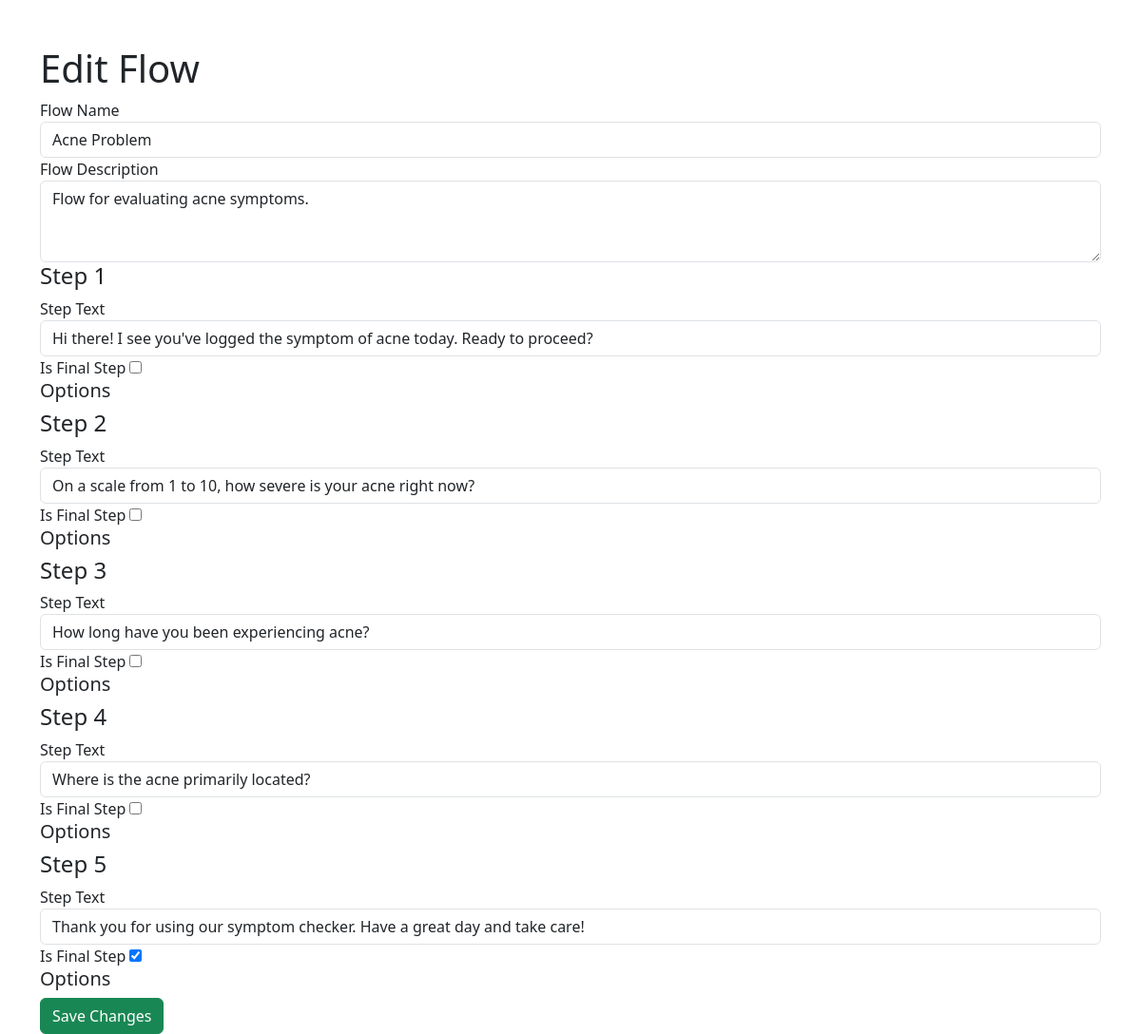
The page /flows/edit/1/ on the database its author committed.
### ChabotFeature/models.py (models this page shows)
class Flow(models.Model):
    name = models.CharField(max_length=100)
    description = models.TextField()

class FlowStep(models.Model):
    flow = models.ForeignKey('Flow', on_delete=models.CASCADE)
    step_number = models.IntegerField()
    text = models.TextField()
    is_final_step = models.BooleanField(default=False)

### ChabotFeature/views.py (the view)
# urls.py: path('flows/edit/<int:flow_id>/', edit_flow, name='edit_flow'),
def edit_flow(request, flow_id):
    flow = get_object_or_404(Flow, id=flow_id)
    steps = FlowStep.objects.filter(flow=flow).prefetch_related('options')
    return render(request, 'ChabotFeature/edit_page.html', {'flow': flow, 'steps': steps})

### ChabotFeature/templates/ChabotFeature/edit_page.html (shortened to what this page needs)
{% extends 'base.html' %}
{% block content %}
<div class="container mt-5">
    <h1>Edit Flow</h1>
    <form id="editFlowForm">
        <div class="form-group">
            <label for="flowName">Flow Name</label>
            <input type="text" class="form-control" id="flowName" value="{{ flow.name }}" required>
        </div>
        <div class="form-group">
            <label for="flowDescription">Flow Description</label>
            <textarea class="form-control" id="flowDescription" rows="3" required>{{ flow.description }}</textarea>
        </div>
        <div id="stepsContainer">
            {% for step in steps %}
            <div class="step-container" data-step-id="{{ step.id }}">
                <h4>Step {{ forloop.counter }}</h4>
                <div class="form-group">
                    <label for="stepText{{ step.id }}">Step Text</label>
                    <input type="text" class="form-control" id="stepText{{ step.id }}" value="{{ step.text }}" required>
                </div>
                <div class="form-group">
                    <label for="isFinalStep{{ step.id }}">Is Final Step</label>
                    <input type="checkbox" id="isFinalStep{{ step.id }}" {% if step.is_final_step %}checked{% endif %}>
                </div>
                <div class="options-container">
                    <h5>Options</h5>
                </div>
            </div>
            {% endfor %}
        </div>
        <button type="submit" class="btn btn-success">Save Changes</button>
    </form>
</div>
{% endblock %}

### rows shown on the page
Flow: name "Acne Problem", description "Flow for evaluating acne symptoms."
FlowStep: text "Hi there! I see you've logged the symptom of acne today. Ready to proceed?"
FlowStep: text "On a scale from 1 to 10, how severe is your acne right now?"
FlowStep: text "How long have you been experiencing acne?"
FlowStep: text "Where is the acne primarily located?"
FlowStep: text "Thank you for using our symptom checker. Have a great day and take care!", is_final_step "☑"
